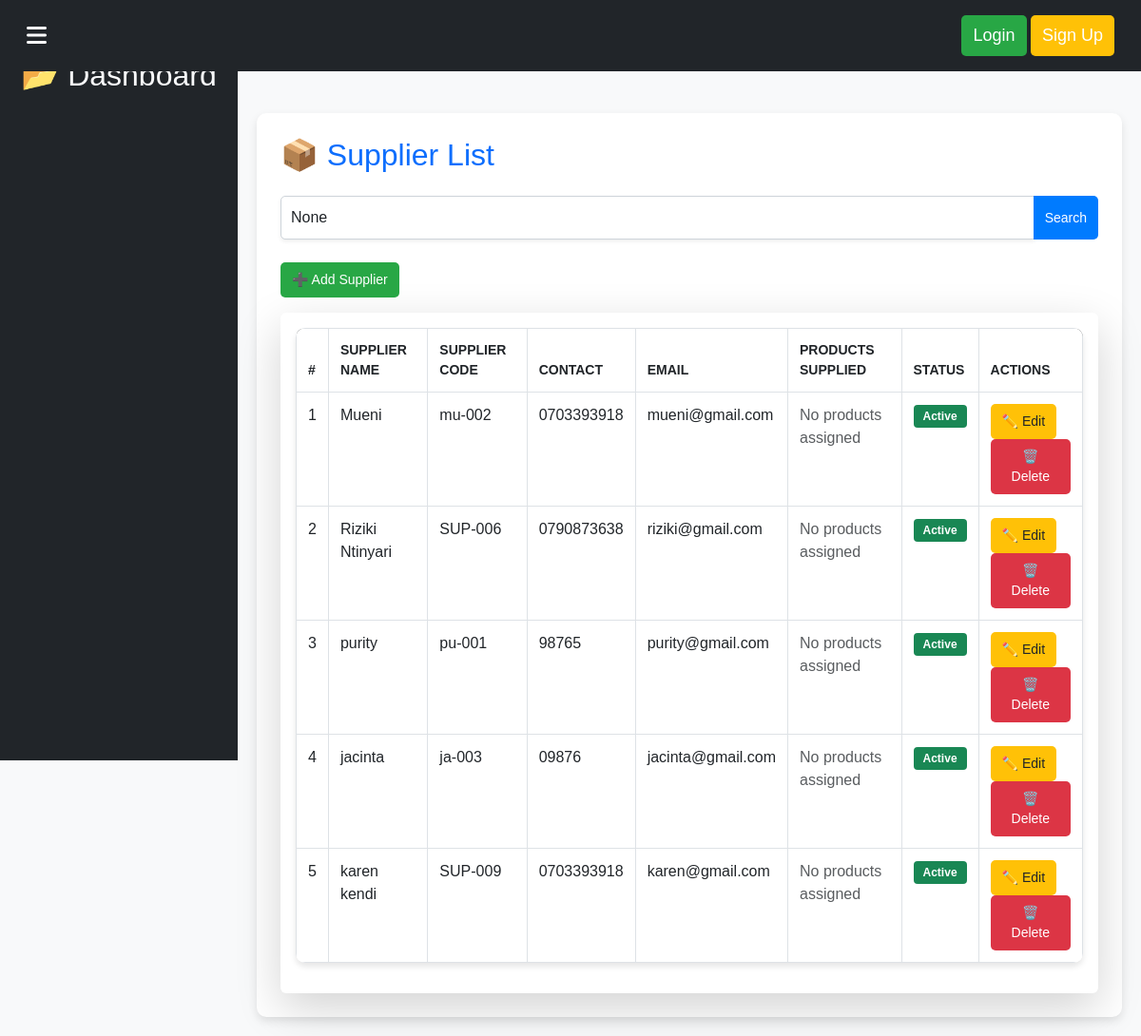
The app's page /inventory/suppliers/ with its own data.
### inventory/models.py (models this page shows, shortened)
class Supplier(models.Model):
    supplier_code = models.CharField(max_length=50, unique=True, blank=True)  # Unique supplier code
    name = models.CharField(max_length=100)
    contact_number = models.CharField(max_length=20, null=True, blank=True)
    email = models.EmailField(null=True, blank=True)
    address = models.TextField(null=True, blank=True)
    is_active = models.BooleanField(default=True)  # Active status
    date_added = models.DateTimeField(auto_now_add=True)  # Track supplier creation date
    products = models.ManyToManyField('Product', related_name='suppliers', blank=True)  # ✅ Link to Products

### inventory/views.py (the view)
# urls.py: path('suppliers/', views.supplier_list, name='supplier_list'),
def supplier_list(request):
    query = request.GET.get('q')
    suppliers = Supplier.objects.all().prefetch_related("products")  # ✅ Optimized query
    if query:
        suppliers = suppliers.filter(
            Q(name__icontains=query) |
            Q(supplier_code__icontains=query) |
            Q(products__name__icontains=query)  # ✅ Search by product name
        ).distinct()
    return render(request, 'supplier/supplier_list.html', {'suppliers': suppliers, 'query': query})

### inventory/templates/supplier/supplier_list.html (shortened to what this page needs)
{% extends 'base.html' %}
{% block content %}
<div class="container mt-4">
    <h2 class="mb-4 text-primary">📦 Supplier List</h2>
    <form method="GET" class="mb-4">
        <div class="input-group">
            <input type="text" name="q" class="form-control shadow-sm" placeholder="🔍 Search by name, code, or product..." value="{{ query }}">
            <button type="submit" class="btn btn-primary">Search</button>
        </div>
    </form>
    <a href="{% url 'inventory:supplier_create' %}" class="btn btn-success mb-3">➕ Add Supplier</a>
    <div class="table-responsive shadow-lg bg-white rounded p-3">
        <table class="table table-hover table-bordered">
            <thead class="bg-dark text-white">
                <tr>
                    <th>#</th>
                    <th>Supplier Name</th>
                    <th>Supplier Code</th>
                    <th>Contact</th>
                    <th>Email</th>
                    <th>Products Supplied</th>
                    <th>Status</th>
                    <th>Actions</th>
                </tr>
            </thead>
            <tbody>
                {% for supplier in suppliers %}
                <tr class="{% if not supplier.is_active %}table-danger{% endif %}">
                    <td data-label="#"> {{ forloop.counter }}</td>
                    <td data-label="Supplier Name">{{ supplier.name }}</td>
                    <td data-label="Supplier Code">{{ supplier.supplier_code }}</td>
                    <td data-label="Contact">{{ supplier.contact_number|default:"N/A" }}</td>
                    <td data-label="Email">{{ supplier.email|default:"N/A" }}</td>
                    <td data-label="Products Supplied">
                        <ul class="list-unstyled">
                            {% for product in supplier.products.all %}
                                <li>✔️ {{ product.name }}</li>
                            {% empty %}
                                <li class="text-muted">No products assigned</li>
                            {% endfor %}
                        </ul>
                    </td>
                    <td data-label="Status">
                        {% if supplier.is_active %}
                            <span class="badge bg-success">Active</span>
                        {% else %}
                            <span class="badge bg-danger">Inactive</span>
                        {% endif %}
                    </td>
                    <td data-label="Actions">
                        <a href="{% url 'inventory:supplier_update' supplier.id %}" class="btn btn-warning btn-sm">✏️ Edit</a>
                        <a href="{% url 'inventory:supplier_delete' supplier.id %}" class="btn btn-danger btn-sm">🗑️ Delete</a>
                    </td>
                </tr>
                {% empty %}
                <tr>
                    <td colspan="8" class="text-center text-muted">No suppliers found.</td>
                </tr>
                {% endfor %}
            </tbody>
        </table>
    </div>
</div>
{% endblock %}

### inventory/templates/supplier/supplier_list.html (style rules this page uses)
body { font-family: 'Arial', sans-serif; background-color: #f8f9fa; }
.container { background: #ffffff; padding: 25px; border-radius: 10px; box-shadow: 0 4px 10px rgba(0, 0, 0, 0.1); }
.table { border-radius: 10px; overflow: hidden; box-shadow: 0px 4px 6px rgba(0, 0, 0, 0.1); }
.table thead { background-color: #212529; color: #ffffff; text-transform: uppercase; font-size: 14px; }
.table th, .table td { padding: 12px; text-align: left; }
.table tbody tr:nth-child(even) { background-color: #f2f2f2; }
.btn { padding: 8px 12px; border-radius: 5px; font-size: 14px; transition: all 0.3s ease-in-out; }
.btn-primary { background: #007bff; border: none; }
.btn-success { background: #28a745; border: none; }
.btn-warning { background: #ffc107; border: none; color: #212529; }
.btn-danger { background: #dc3545; border: none; }
.badge { padding: 6px 10px; font-size: 12px; border-radius: 4px; }
.input-group .form-control { border-radius: 5px; padding: 10px; border: 1px solid #ced4da; }

### records on screen
Supplier: name "Mueni", supplier_code "mu-002", contact_number "0703393918", email "mueni@gmail.com", is_active "Active"
Supplier: name "Riziki Ntinyari", supplier_code "SUP-006", contact_number "0790873638", email "riziki@gmail.com", is_active "Active"
Supplier: name "purity", supplier_code "pu-001", contact_number "98765", email "purity@gmail.com", is_active "Active"
Supplier: name "jacinta", supplier_code "ja-003", contact_number "09876", email "jacinta@gmail.com", is_active "Active"
Supplier: name "karen kendi", supplier_code "SUP-009", contact_number "0703393918", email "karen@gmail.com", is_active "Active"
